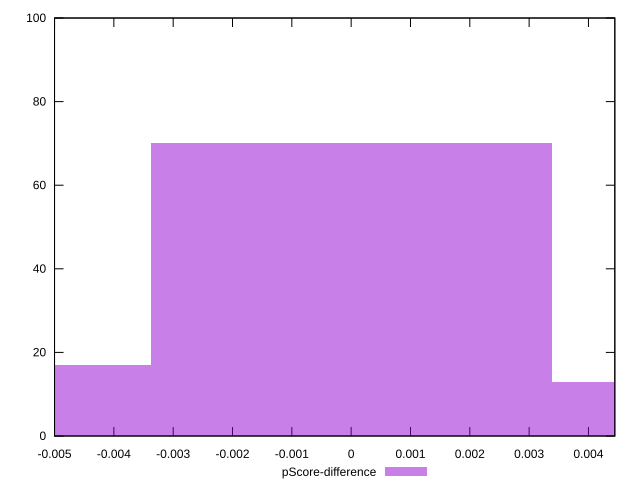

gnuplot code for this plot:
reset

$pScoreDifference <<EOF
0 70
0.006759072967570757 13
-0.006759072967570757 17
EOF

set key outside below
set boxwidth 0.006759072967570757
set xrange [-0.0050000000000000044:0.004444444444444473]
set yrange [0:100]
set trange [0:100]
set style fill transparent solid 0.5 noborder
set terminal svg size 640, 490 enhanced background rgb 'white'
set output "report_00017_2021-02-10T15-08-03.406Z/render-blocking-resources/samples/pages+cached+noadtech+nomedia/pScore-difference/histogram.svg"

plot $pScoreDifference title "pScore-difference" with boxes

reset
